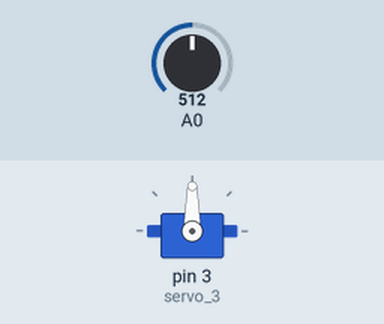
Simulated run of this sketch. Board: Arduino Uno, built with avr-gcc and run on an emulated ATmega328P. Shown: servo. The test bench sets the inputs (shaded band); at power-on: A0 = 512.

Above: at 1.2 s.
1.3 s: A0 set to 716
At 2.5 s:
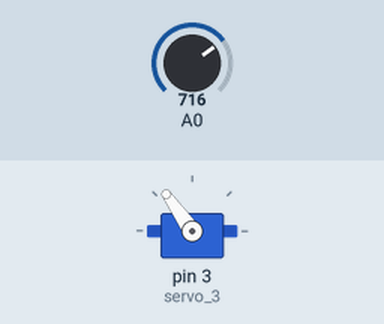
2.8 s: A0 set to 900
At 3.6 s:
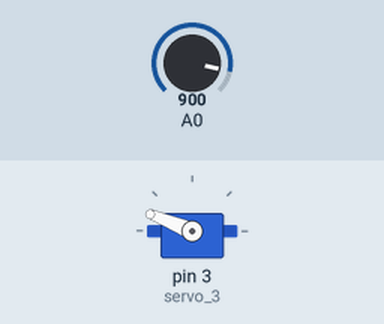
4.3 s: A0 set to 1023
At 4.9 s:
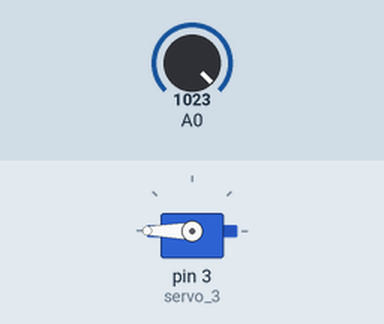
5.8 s: A0 set to 306
At 6.2 s:
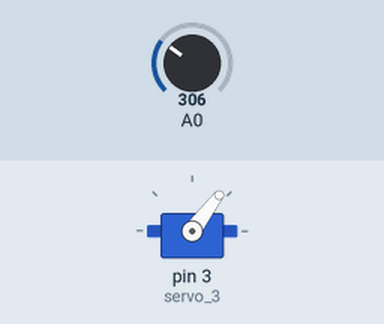
7.3 s: A0 set to 122
At 8.3 s:
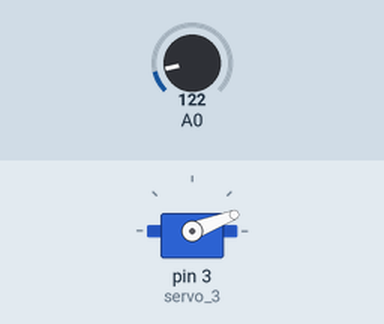
Timing chart, 0 to 9.8 s (numbered marks = the images above; inputs shaded):
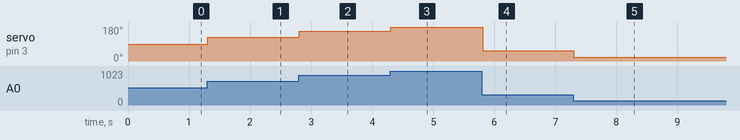

Measured:
- after the input at 1.3 s, servo on pin 3 (servo_3): 90° → 125° at once
- after the input at 2.8 s, servo on pin 3 (servo_3): 125° → 158° at once
- after the input at 4.3 s, servo on pin 3 (servo_3): 158° → 180° at once
- after the input at 5.8 s, servo on pin 3 (servo_3): 180° → 53° at once
- after the input at 7.3 s, servo on pin 3 (servo_3): 53° → 21° at once

The sketch:

Side_1.ino
```cpp
// C++ code
//
#include <Servo.h>

int Position = 0;

int Sensor = 0;

Servo servo_3;

void setup()
{
  pinMode(A0, INPUT);
  servo_3.attach(3, 500, 2500);
}

void loop()
{
  Sensor = analogRead(A0);
  Position = map(Sensor, 0, 1023, 0, 180);
  servo_3.write(Position);
  delay(10); // Delay a little bit to improve simulation performance
}
```
